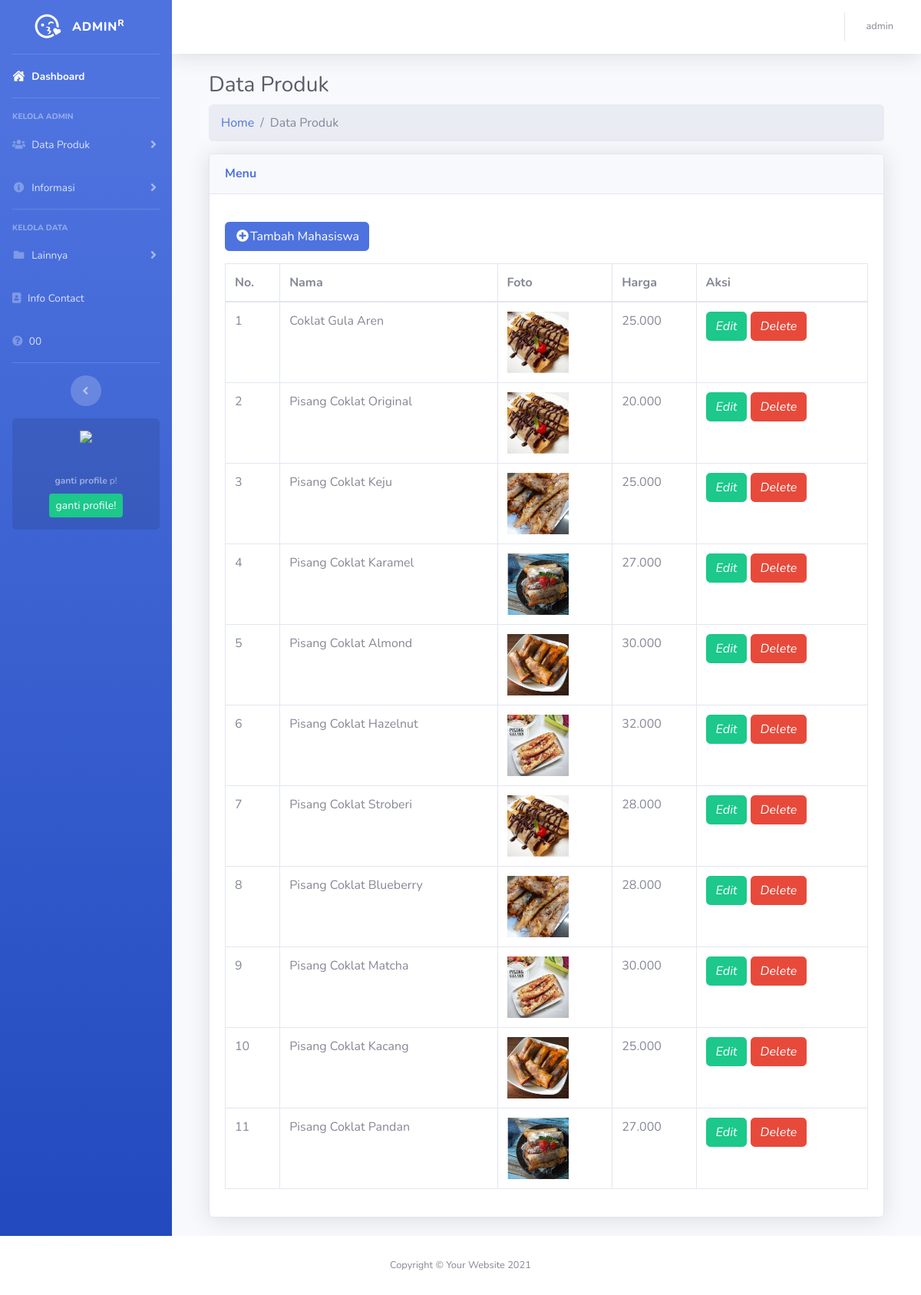
The app's page /Backend/index.php?page=data_produk with its own data.
### tables this page shows
CREATE TABLE `menu` (
  `id_produk` int(11) NOT NULL,
  `nama_produk` varchar(100) NOT NULL,
  `harga_produk` varchar(100) NOT NULL,
  `gambar_produk` varchar(100) NOT NULL
);

### Backend/pages/produk/data_produk.php (the view)
  <div class="container-fluid">
<h1 class="h3 mb-2 text-gray-800"> Data Produk</h1>
<nav aria-label="breadcrumb">
<ol class="breadcrumb">
<li class="breadcrumb-item"><a href="index.php">Home</a></li>
<li class="breadcrumb-item active" aria-current="page">Data Produk</li>
</ol>
</nav>
<div class="card shadow mb-4">
    <div class="card-header py-3">
        <h6 class="m-0 font-weight-bold text-primary">Menu</h6>
    </div>
    <div class="card-body">
    <div class="box-header py-3">
        <a href="tambah_mahasiswa" class="btn btn-primary" role="button" title="Tambah Data"><i class="fas fa-fw fa-plus-circle"></i>Tambah Mahasiswa</a>
    </div>
        <div class="table-responsive">
            <table class="table table-bordered" id="dataTable" width="100%" cellspacing="0">
                <thead>
                    <tr>
                        <th>No.</th>
                        <th>Nama</th>
                        <th>Foto</th>
                        <th>Harga</th>
                        <th>Aksi</th>
                    </tr>
                </thead>
                <tbody>
<?php
include "config/koneksi.php";
$no=0;
$query = mysqli_query($koneksi, "SELECT * FROM menu ORDER BY id_produk ASC");
while ($row = mysqli_fetch_array($query)) {
?>
                    <tr>
                        <td><?php echo $no=$no+1;?></td>
                        <td><?php echo $row['nama_produk'];?></td>
                        <td><img src="<?php echo 'pages/produk/images/'.$row['gambar_produk']; ?>" width="80em"></td>
                        <td><?php echo $row['harga_produk'];?></td>
                        <td>
                            <a href="index.php?page=ubah_mahasiswa&id=<?=$row['id_produk'];?>" class="btn btn-success" role="button" title="Ubah Data"><i class="glyphicon glyphicon-edit">Edit</i></a>
                            <a onclick="return confirm('yakin')" href="pages/mahasiswa/hapus_mahasiswa.php?id=<?=$row['id_produk'];?>" class="btn btn-danger" role="button" title="Hapus Data"><i class="glyphicon glyphicon-trash">Delete</i></a>
                        </td>
                    </tr>
<?php } ?>
                </tbody>
            </table>
        </div>
    </div>
</div>
</div>

### records on screen
menu: nama_produk "Coklat Gula Aren", gambar_produk (picture), harga_produk "25.000"
menu: no "2", nama_produk "Pisang Coklat Original", gambar_produk (picture), harga_produk "20.000"
menu: no "3", nama_produk "Pisang Coklat Keju", gambar_produk (picture), harga_produk "25.000"
menu: no "4", nama_produk "Pisang Coklat Karamel", gambar_produk (picture), harga_produk "27.000"
menu: no "5", nama_produk "Pisang Coklat Almond", gambar_produk (picture), harga_produk "30.000"
menu: no "6", nama_produk "Pisang Coklat Hazelnut", gambar_produk (picture), harga_produk "32.000"
menu: no "7", nama_produk "Pisang Coklat Stroberi", gambar_produk (picture), harga_produk "28.000"
menu: no "8", nama_produk "Pisang Coklat Blueberry", gambar_produk (picture), harga_produk "28.000"
menu: no "9", nama_produk "Pisang Coklat Matcha", gambar_produk (picture), harga_produk "30.000"
menu: no "10", nama_produk "Pisang Coklat Kacang", gambar_produk (picture), harga_produk "25.000"
menu: no "11", nama_produk "Pisang Coklat Pandan", gambar_produk (picture), harga_produk "27.000"
